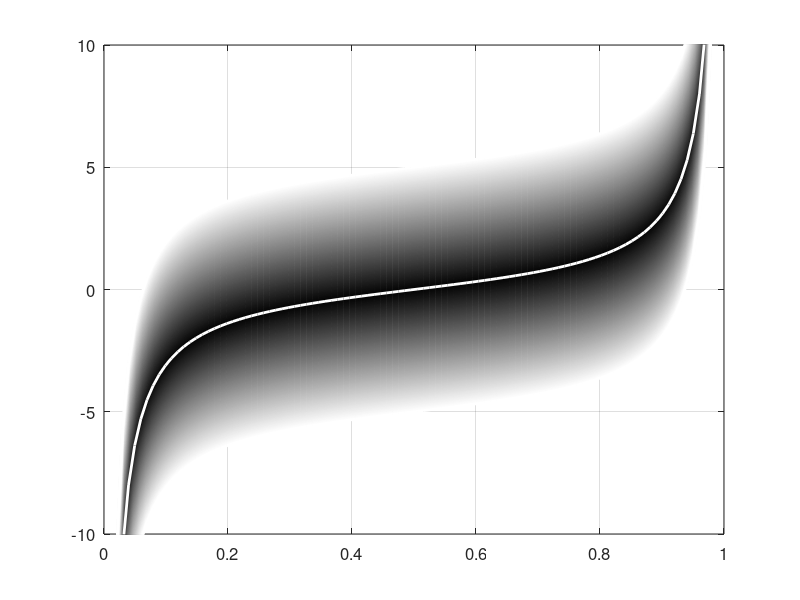

MATLAB code to generate this figure:
% preliminary calls
close all
set(0,'defaultaxesfontsize',12);
set(0,'defaulttextfontsize',12);

% parameters
n = 1.e2;

% grid
q = (1/(n+1)):(1/(n+1)):(1-1/(n+1));
m = tan(pi*(2*q-1)./2);
plot(q,m,'-k','linewidth',2); hold on;
h = .05;
for i=1:100
    plot(q,m+i*h,'-','color',ones(1,3)*(i/100),'linewidth',2); hold on;
    plot(q,m-i*h,'-','color',ones(1,3)*(i/100),'linewidth',2); hold on;
end
plot(q,m,'-w','linewidth',2); hold on;
axis([0,1,-10,10]); grid on;